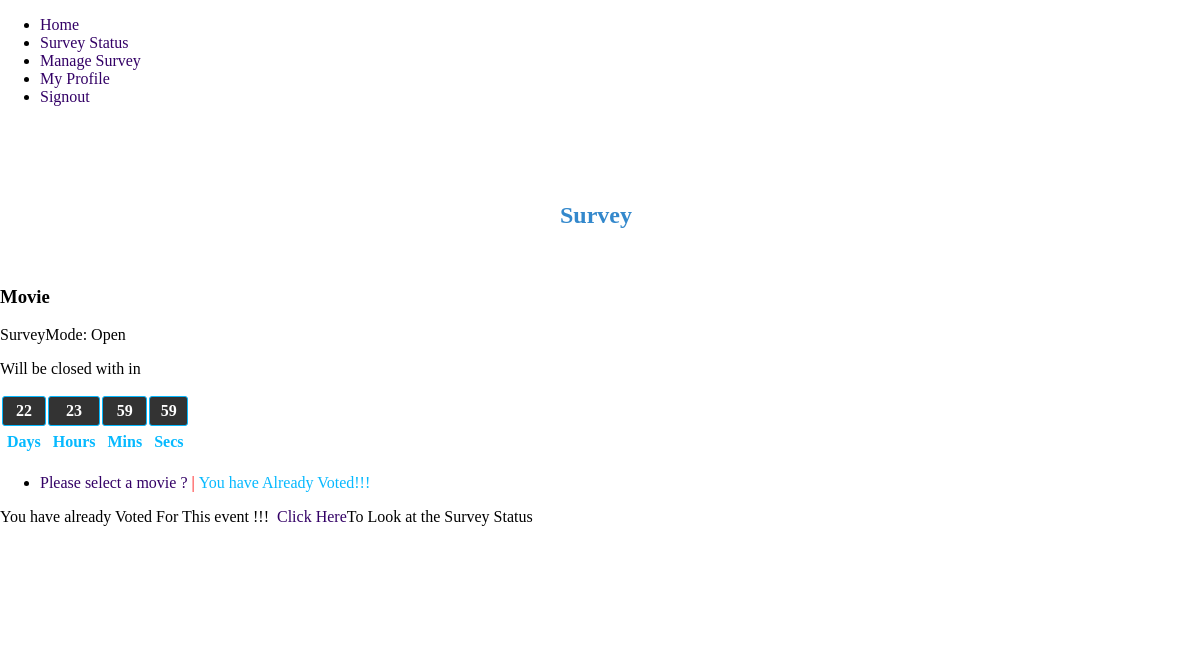
Screenshot of /home.php (signed in) with the database file from the repository.
### tables this page shows
CREATE TABLE IF NOT EXISTS `survey` (
  `survey_id` int(11) NOT NULL,
  `survey_name` varchar(100) NOT NULL,
  `owner` varchar(50) NOT NULL,
  `survey_mode` varchar(50) NOT NULL,
  `survey_type` varchar(50) NOT NULL,
  `expiry_date` datetime DEFAULT NULL
);

CREATE TABLE IF NOT EXISTS `question` (
  `que_id` int(11) NOT NULL,
  `question` varchar(100) NOT NULL,
  `survey_id` int(11) NOT NULL
);

### functions/functions.php (called while the page is built, shortened)
<?php
	function getSurvey()
	{
		try{
			$con = getDBConnection();
			$rs = mysql_query("SELECT * FROM survey ",$con);
		}catch(Exception $ex){
			echo "Warning Message:".$ex->getMessage();
		}finally{
			closeConnection($con);
		}
		return $rs;
	}
	function getQuestions($surveyId)
	{
		try{
			$con = getDBConnection();
			$rs = mysql_query("SELECT * FROM question where survey_id = $surveyId ",$con);
		}catch(Exception $ex){
			echo "Warning Message:".$ex->getMessage();
		}finally{
			closeConnection($con);
		}
		return $rs;
	}
	function isVoted($userName,$queId)
	{
		$status = 0;
		try{
			$con = getDBConnection();
			$rs = mysql_query("SELECT COUNT(*) FROM SURVEY_MANAGER WHERE USER_NAME ='$userName' AND QUE_ID = $queId",$con);
			$row = mysql_fetch_array($rs);
			if($row[0] > 0)
			{
				$status = 1;
			}
		}catch(Exception $ex){
			echo "Warning Message: ".$ex->getMessage();
		}finally{
			closeConnection($con);
		}
		return $status;
	}
?>

### home.php (the view, shortened to what this page needs)
<!DOCTYPE html PUBLIC "-//W3C//DTD XHTML 1.0 Transitional//EN" "http://www.w3.org/TR/xhtml1/DTD/xhtml1-transitional.dtd">
<html xmlns="http://www.w3.org/1999/xhtml">
	<head>
</head>
<body>
<div data-role="page">
	<div data-role="header" data-theme="a">
		<?php
		 include("/functions/functions.php");
		include("toolbar.php");
		?>
	</div>
	<div data-role="main" class="ui-content body-style"  data-theme="a">
		 	<h2 class="style8"><center>Survey</center></h2>
		 <br />
		<div data-role="collapsible-set" data-theme="a" data-content-theme="a" data-iconpos="right" data-collapsed-icon="arrow-r" data-expanded-icon="arrow-d" data-mini="true">
			<?php
				$rs = getSurvey();
				while($row=mysql_fetch_array($rs))
				{
					if($row[3] == '2')
					{
			?>
					<div data-role="collapsible" data-theme="b" data-content-theme="a">
					<?php }else{?>
						<div data-role="collapsible">
					<?php }?>
						<h3><?php echo "$row[1]"; ?></h3>
						<p>SurveyMode: <?php  if($row[3] == '1'){echo "Open"; }else{ echo "Closed";}?></p>
						<p>Will be closed with in <?php $s_time = date_parse($row[5]);?></p>
						<table id="<?php echo $row[0];?>">
							<tr>
								<td class="countdown"><span id="day<?php echo $row[0];?>"><?php echo $s_time['day']; ?></span></td>
								<td class="countdown"><span id="hour<?php echo $row[0];?>"><?php echo $s_time['hour']; ?></span></td>
								<td class="countdown"><span id="min<?php echo $row[0];?>"><?php echo $s_time['minute']; ?></span></td>
								<td class="countdown"><span id="sec<?php echo $row[0];?>"><?php echo $s_time['second']; ?></span></td>
							</tr>
							<tr>
								<td class="countdown2">Days</td>
								<td class="countdown2">Hours</td>
								<td class="countdown2">Mins</td>
								<td class="countdown2">Secs</td>
							</tr>
						</table>
						<?php
						if($row[3] == '1')
						{
							$questions = getQuestions($row[0]);
							while($data = mysql_fetch_array($questions))
							{
							?>
								<ul data-role="listview" data-theme="b" data-inset="true"  data-mini="true">
									<li>
										<?php if(isVoted($_SESSION['login'],$data[0]) == 1)
											{
										?>
												<a href="#myPopup" data-rel="popup" data-transition="flow">
													<?php echo"$data[1]"; ?>&nbsp;<font color="red">|</font>&nbsp;<font color="06B9FF">You have Already Voted!!!</font>
												</a>
										<?php
											}else{
										?>
												<a href="/TSM/vote4survey.php?queid=<?php echo $data[0] ?>">
												<?php echo"$data[1]"; ?>
												</a>
										<?php
											}
										?>
									</li>
								</ul>
							<?php }
						} ?>
						</div>
				<?php
					}
				?>
				<div data-role="popup" id="myPopup">
				  <p>You have already Voted For This event !!! &nbsp;<a href="all_survey_status.php" data-ajax="false">Click Here</a>To Look at the Survey Status</p>
				</div>
		</div>
	</div>
</div>
</body>
</html>

### quiz.css (style rules this page uses)
body { margin-left: 0px; margin-top: 0px; }
.style8 { color: #38c !important; font-weight: bold; }
a:link { color: #330066; text-decoration: none; }
.countdown { border: 1px solid; text-align:center; border-color: #06B9FF; padding:5px; font-weight: bold; border-radius:3px; color: #ffffff; background-color: #333; }
.countdown2 { text-align:center; padding:5px; color: #06B9FF; font-weight: bolder; }
.body-style { padding-top: 60px !important; padding-bottom: 100px !important; background-color: #fff !important; }

### rows the page displays
survey: survey_name "Movie", survey_mode "Open", expiry_date "22", expiry_date "23", expiry_date "59"
question: question "Please select a movie ?"
